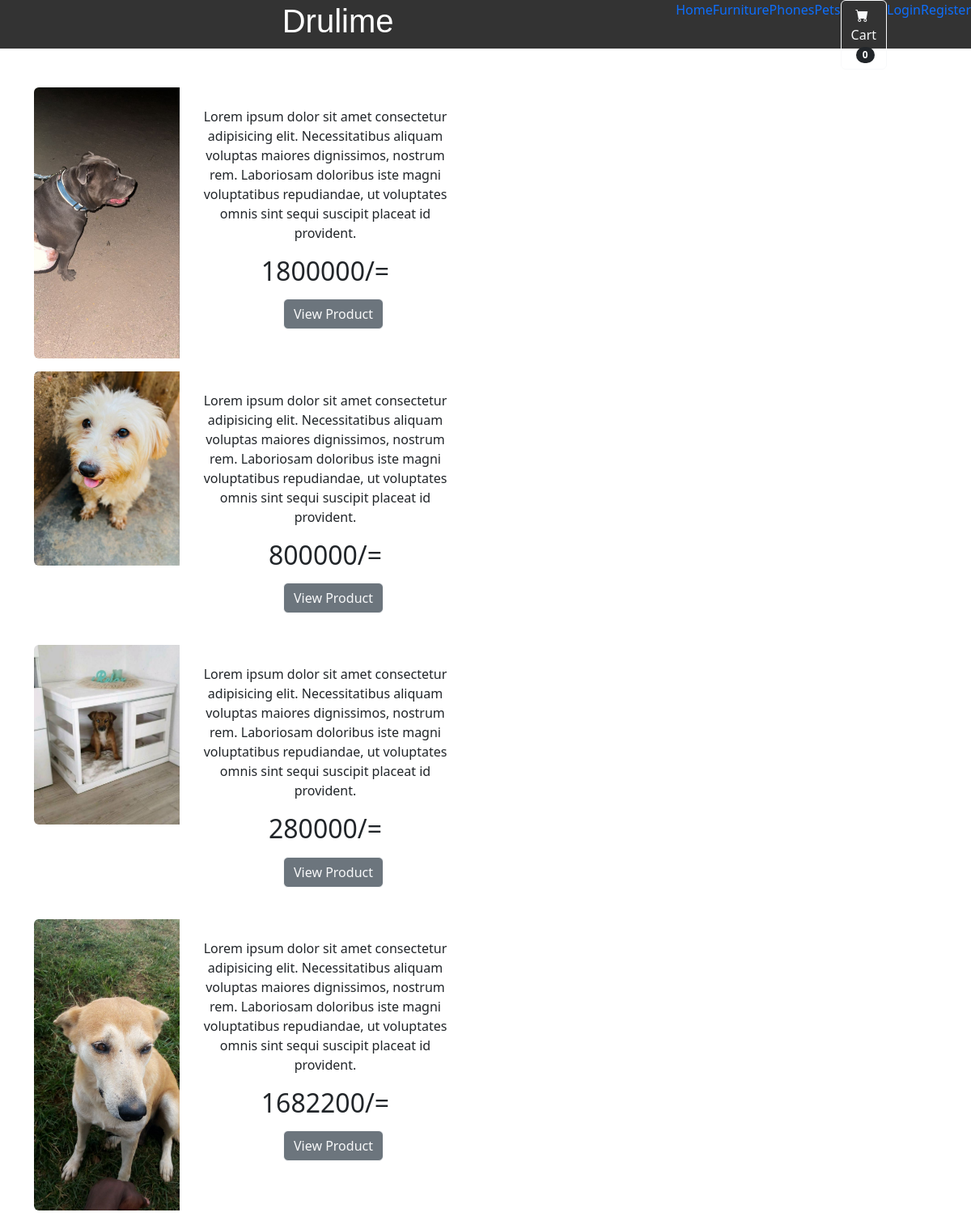
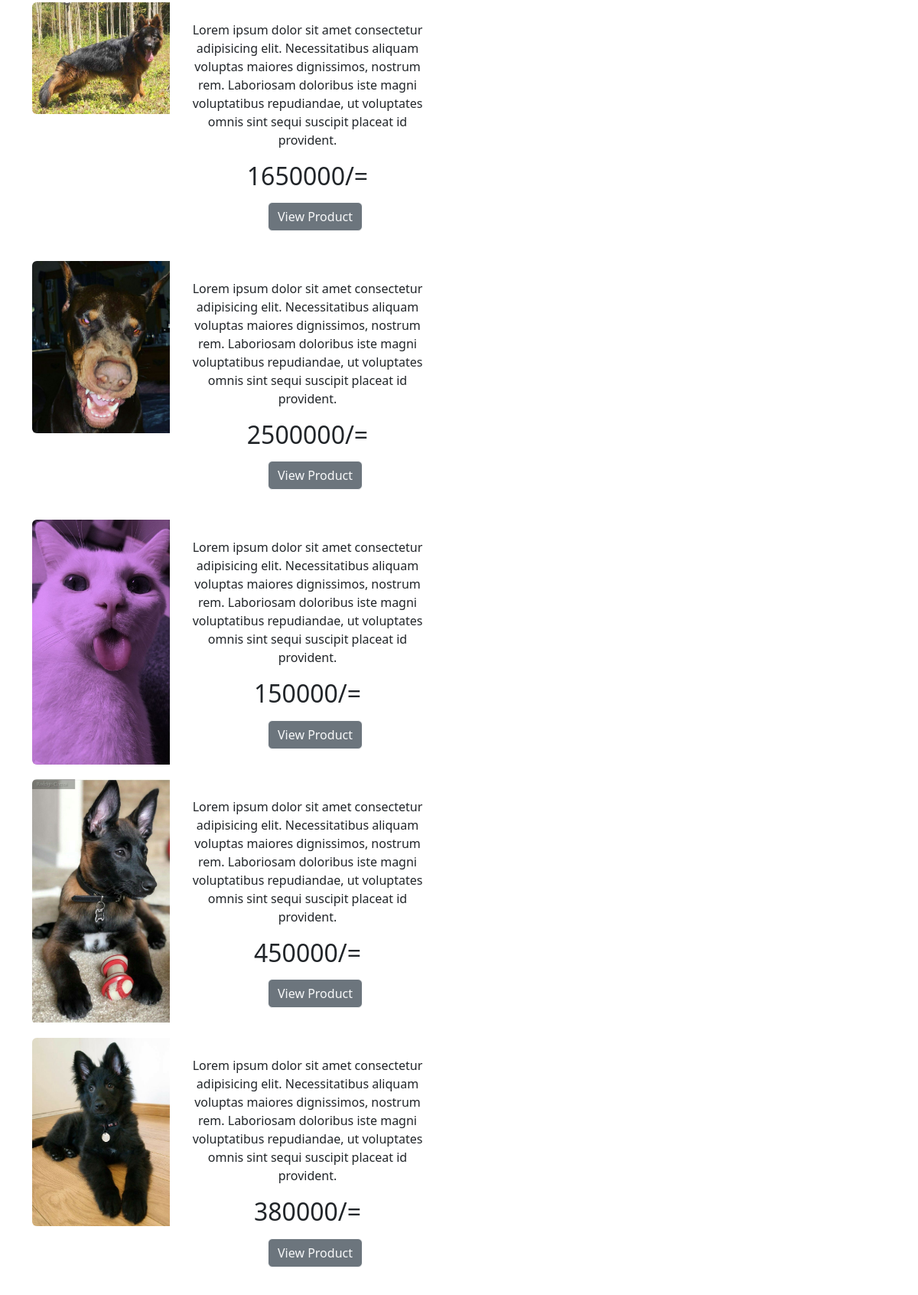
Screenshot of /category/Pets (upper part) with the database file from the repository (2 pictures, top to bottom).
### druu/models.py (models this page shows, shortened)
class Product(models.Model):
    name = models.CharField(max_length=100)
    price = models.IntegerField(default=0)
    category = models.ForeignKey(Category, on_delete=models.CASCADE, default=1)
    description = models.CharField(max_length=250, default='', null=True, blank=True)
    image = models.ImageField(upload_to="uploads/products/", default="")
    is_sale = models.BooleanField(default=False)
    sale_price = models.DecimalField(default=0, decimal_places=2, max_digits=10)

### druu/views.py (the view)
# urls.py: path('category/<str:categories>', views.category, name='category'),
def category(request,categories):
    try:
        category = Category.objects.get(name=categories)
        products = Product.objects.filter(category=category)
        return render(request, 'products/category.html', {'products':products, 'category':category})
    except:
        messages.warning(request, "Category Doesn't exist...")
        return redirect('home')

### cart/cart.py (called while the page is built)
    def __len__(self):
        return len(self.cart)

### cart/context_processors.py (called while the page is built)
def cart(request):
    return {'cart':Cart(request)}

### druu/templates/products/category.html (shortened to what this page needs)
{% extends 'base.html' %}
{% block content %}
    <br><br>
    {% for product in products %}
    <div class="container">
        <div class="card mb-3" style="max-width: 540px;">
            <div class="row g-0">
                <div class="col-md-4">
                    <img src="{{ product.image.url }}" class="img-fluid rounded-start" alt="">
                </div>
                <div class="col-md-8">
                    <div class="card-body">
                        <center>
                        <p class="card-text" >Lorem ipsum dolor sit amet consectetur adipisicing elit. Necessitatibus aliquam voluptas maiores dignissimos, nostrum rem. Laboriosam doloribus iste magni voluptatibus repudiandae, ut voluptates omnis sint sequi suscipit placeat id provident.</p>
                        <h2 class="card-text" >{{ product.price }}/=</h2>
                        <button class="btn " style="margin-left: 20px;"><a><div><a class="btn btn-secondary btn-outline-light mt-auto"
                            href="{% url 'product' product.id %}">View Product</a>
                        </button>
                    </center>
                    </div>
                </div>
            </div>
        </div>
    </div>
    {% endfor %}
    <br><br><br><br>
{% endblock %}

### druu/static/style/nav.css (style rules this page uses)
* { list-style: none; text-decoration: none !important; }
body { padding-top: 60px; }
.card { border: none !important; }

### rows the page displays
Product: image (picture), price "1800000"
Product: image (picture), price "800000"
Product: image (picture), price "280000"
Product: image (picture), price "1682200"
Product: image (picture), price "1650000"
Product: image (picture), price "2500000"
Product: image (picture), price "150000"
Product: image (picture), price "450000"
Product: image (picture), price "380000"

### other values shown
{{ cart|length }} "0"
